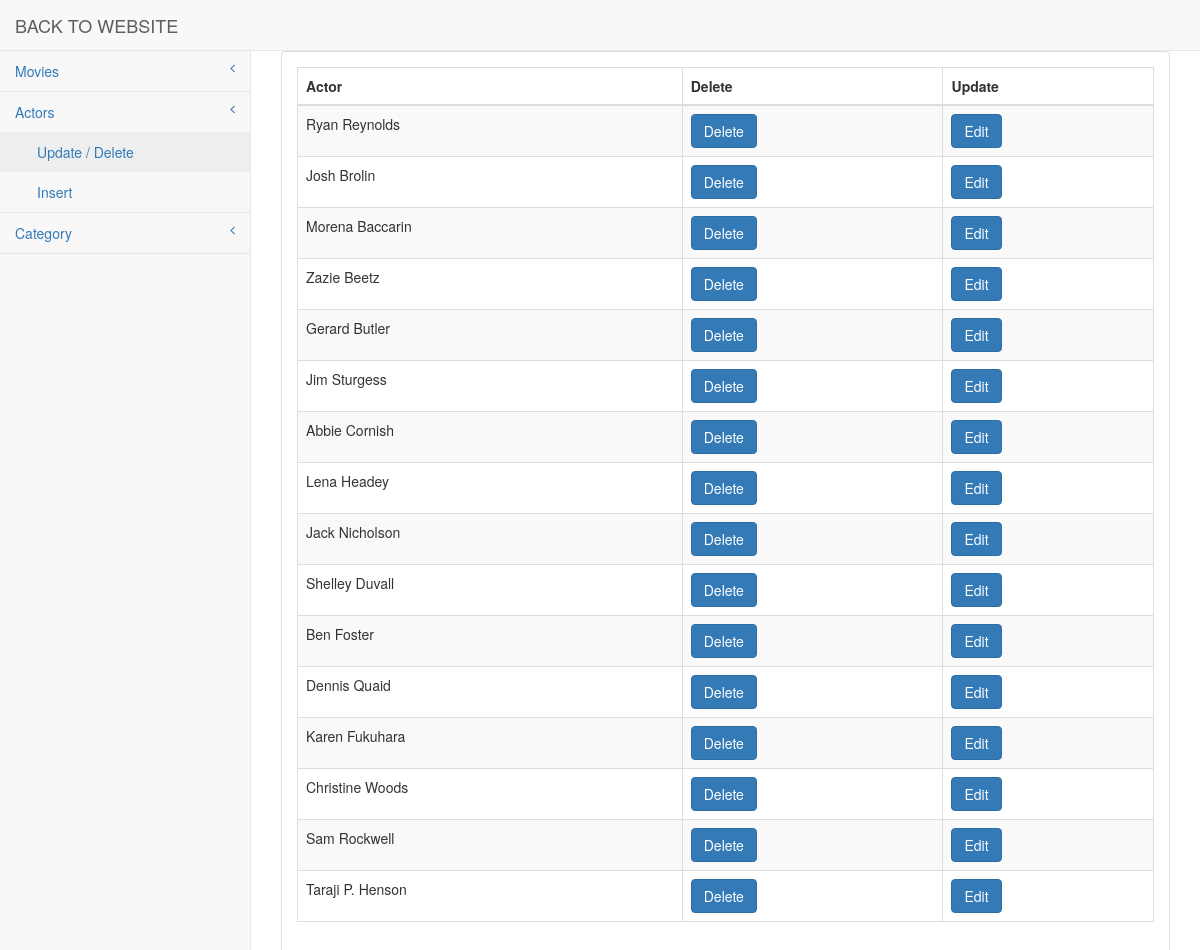
The page /admin/index.php?page=actorC (signed in) on the database its author committed.
### tables this page shows
CREATE TABLE `actor` (
  `id` int(11) NOT NULL,
  `name` varchar(100) NOT NULL,
  `surname` varchar(100) NOT NULL,
  `description` text NOT NULL,
  `img_id` int(11) NOT NULL
);

### models/Actor.php (called while the page is built, shortened)
<?php
    class Actor
    {
        public function allNameSurname()
        {
            $con = DB::getInstance()->getConnection();
            return $con->query("select * from actor")->fetchAll();
        }
    }

### admin/views/actor_combo.php (the view, shortened to what this page needs)
<?php
    include_once('../models/Actor.php');
    $actor = new Actor();
    $actors = $actor->allNameSurname();
?>
<div id="page-wrapper">
            <div class="row">
                <div class="col-lg-12">
                    <div class="panel panel-default">
                        <div class="panel-body">
                            <table width="100%" class="table table-striped table-bordered table-hover" id="dataTables-example">
                                <thead>
                                    <tr>
                                        <th>Actor</th>
                                        <th>Delete</th>
                                        <th>Update</th>
                                    </tr>
                                </thead>
                                <tbody>
                                    <?php foreach($actors as $a): ?>
                                    <tr>
                                        <td><?= $a->name.' '.$a->surname ?></td>
                                        <td>
                                        <form action="../php/actor_delete.php" method="POST">
                                        <button class="btn btn-primary" type="submit" name="delete">Delete</button>
                                        </form>
                                        </td>
                                        <td>
                                        <a href="index.php?page=actorE&id=<?= $a->id ?>" class="btn btn-primary">Edit</a>
                                        </td>
                                    </tr>
                                    <?php endforeach; ?>
                                </tbody>
                            </table>
                        </div>
                    </div>
                </div>
            </div>
</div>

### rows shown on the page
actor: name "Ryan", surname "Reynolds"
actor: name "Josh", surname "Brolin"
actor: name "Morena", surname "Baccarin"
actor: name "Zazie", surname "Beetz"
actor: name "Gerard", surname "Butler"
actor: name "Jim", surname "Sturgess"
actor: name "Abbie", surname "Cornish"
actor: name "Lena", surname "Headey"
actor: name "Jack", surname "Nicholson"
actor: name "Shelley", surname "Duvall"
actor: name "Ben", surname "Foster"
actor: name "Dennis", surname "Quaid"
actor: name "Karen", surname "Fukuhara"
actor: name "Christine", surname "Woods"
actor: name "Sam", surname "Rockwell"
actor: name "Taraji P.", surname "Henson"
